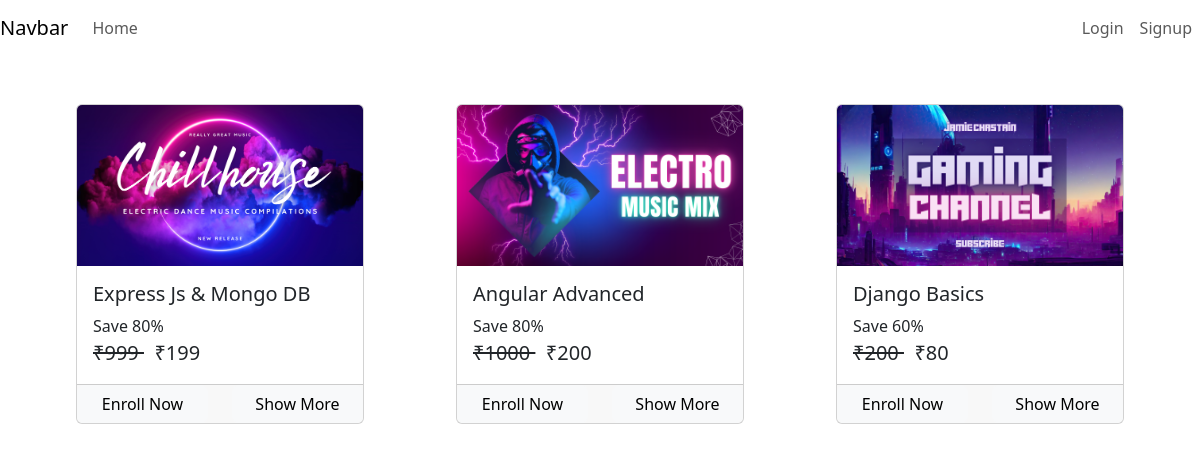
The page / on the database its author committed.
### courses/models/course.py (models this page shows, shortened)
class Course(models.Model):
    name = models.CharField(max_length=30,null= False)
    slug = models.CharField(max_length=50,null=False,unique=True)
    description = models.CharField(max_length=200,null=True)
    price = models.IntegerField(null=False)
    discount = models.IntegerField(null=False,default=0)
    active = models.BooleanField(default=False)
    thumbnail = models.ImageField(upload_to = 'files/thumbnail')
    date = models.DateTimeField(auto_now_add=True)
    resource = models.FileField(upload_to = 'files/resource')
    length = models.IntegerField(null=False)

### courses/views/homepage.py (the view)
# urls.py: path('',HomePageView.as_view(),name='home'),
class HomePageView(ListView):
    template_name='courses/home.html'
    queryset= Course.objects.all()

### courses/templatetags/course_custom_tags.py (called while the page is built, shortened)
@register.simple_tag
def cal_sellprice(price,discount):
    if discount is None or discount is 0:
        return price
    sellprice = price - (price * discount*0.01)
    return floor(sellprice)

@register.filter
def rupee(price):
    return f' ₹{price} '

@register.simple_tag
def is_enrolled(request,course):
    user = None
    if not request.user.is_authenticated:
        return False

### courses/templates/courses/home.html (shortened to what this page needs)
{% extends 'courses/base.html' %}
{% load course_custom_tags %}
{% block start %}
<div class="container">
    <br><br>
    <div class="row">
        {% for course in object_list %}
        <div class="col-md-4 col-sm-6 col-12 d-flex justify-content-center">
            <div class="card" style="width: 18rem;">
                <img src="{{course.thumbnail.url}}" class="card-img-top" alt="no">
                <div class="card-body">
                    <h5 class="card-title">{{course.name}}</h5>
                    <p class="card-text m-0 p-0">
                        Save {{course.discount}}%
                        <br>
                        <span class="price">
                            <del>{{course.price | rupee}}</del>
                            <span> {% cal_sellprice course.price course.discount as value %}
                                {{value | rupee}}
                            </span>
                        </span>
                    </p>
                </div>
                <div class="card-footer p-0">
                    {% is_enrolled request course as enrolled %}
                    <div class="row no-gutters">
                        {% if enrolled %}
                        <div class="col border-right">
                            <a href="/course/{{course.slug}}" class="btn btn-light w-100">
                                Start Course</a>
                        </div>
                        {% else %}
                        <div class="col border-right">
                            <a href="/check-out/{{course.slug}}" class="btn btn-light w-100">
                                Enroll Now</a>
                        </div>
                        <div class="col">
                            <a href="/course/{{course.slug}}" class="btn btn-light w-100">Show
                                More</a>
                        </div>
                        {% endif %}
                    </div>
                </div>
            </div>
        </div>
        {% endfor %}
    </div>
</div>
{% endblock %}

### courses/static/courses/css/common.css (style rules this page uses)
.price { font-size: 20px; }

### courses/templates/courses/home.html (style rules this page uses)
.price { font-size: 20px; }

### rows shown on the page
Course: thumbnail (picture), name "Express Js & Mongo DB", discount "80", price "₹999", value "₹199"
Course: thumbnail (picture), name "Angular Advanced", discount "80", price "₹1000", value "₹200"
Course: thumbnail (picture), name "Django Basics", discount "60", price "₹200", value "₹80"
